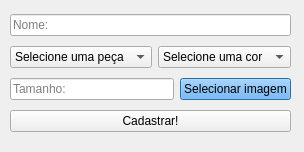
<?xml version="1.0" encoding="UTF-8"?>
<ui version="4.0">
 <class>cadastro</class>
 <widget class="QDialog" name="cadastro">
  <property name="geometry">
   <rect>
    <x>0</x>
    <y>0</y>
    <width>304</width>
    <height>152</height>
   </rect>
  </property>
  <property name="windowTitle">
   <string>Dialog</string>
  </property>
  <widget class="QWidget" name="layoutWidget">
   <property name="geometry">
    <rect>
     <x>10</x>
     <y>10</y>
     <width>281</width>
     <height>129</height>
    </rect>
   </property>
   <layout class="QVBoxLayout" name="verticalLayout">
    <item>
     <widget class="QLineEdit" name="btnNome">
      <property name="placeholderText">
       <string>Nome:</string>
      </property>
     </widget>
    </item>
    <item>
     <layout class="QHBoxLayout" name="horizontalLayout_2">
      <item>
       <widget class="QComboBox" name="btnPeca">
        <item>
         <property name="text">
          <string>Selecione uma peça</string>
         </property>
        </item>
        <item>
         <property name="text">
          <string>Camisa</string>
         </property>
        </item>
        <item>
         <property name="text">
          <string>Camiseta</string>
         </property>
        </item>
        <item>
         <property name="text">
          <string>Blusa</string>
         </property>
        </item>
        <item>
         <property name="text">
          <string>Jeans</string>
         </property>
        </item>
        <item>
         <property name="text">
          <string>Bermuda</string>
         </property>
        </item>
        <item>
         <property name="text">
          <string>Shortinho</string>
         </property>
        </item>
        <item>
         <property name="text">
          <string>Saia</string>
         </property>
        </item>
        <item>
         <property name="text">
          <string>Tenis</string>
         </property>
        </item>
        <item>
         <property name="text">
          <string>Sapatenis</string>
         </property>
        </item>
        <item>
         <property name="text">
          <string>Chinelo</string>
         </property>
        </item>
       </widget>
      </item>
      <item>
       <widget class="QComboBox" name="btnCor">
        <item>
         <property name="text">
          <string>Selecione uma cor</string>
         </property>
        </item>
        <item>
         <property name="text">
          <string>Preto</string>
         </property>
        </item>
        <item>
         <property name="text">
          <string>Branco</string>
         </property>
        </item>
        <item>
         <property name="text">
          <string>Cinza</string>
         </property>
        </item>
        <item>
         <property name="text">
          <string>Vinho</string>
         </property>
        </item>
        <item>
         <property name="text">
          <string>Vermelho</string>
         </property>
        </item>
        <item>
         <property name="text">
          <string>Azul</string>
         </property>
        </item>
        <item>
         <property name="text">
          <string>Verde</string>
         </property>
        </item>
        <item>
         <property name="text">
          <string>Marrom</string>
         </property>
        </item>
        <item>
         <property name="text">
          <string>Laranja</string>
         </property>
        </item>
       </widget>
      </item>
     </layout>
    </item>
    <item>
     <layout class="QHBoxLayout" name="horizontalLayout">
      <item>
       <widget class="QLineEdit" name="btnTamanho">
        <property name="styleSheet">
         <string notr="true"/>
        </property>
        <property name="text">
         <string/>
        </property>
        <property name="placeholderText">
         <string>Tamanho:</string>
        </property>
       </widget>
      </item>
      <item>
       <widget class="QPushButton" name="btnImagem">
        <property name="styleSheet">
         <string notr="true">background-color: rgb(85, 170, 255);</string>
        </property>
        <property name="text">
         <string>Selecionar imagem</string>
        </property>
       </widget>
      </item>
     </layout>
    </item>
    <item>
     <widget class="QPushButton" name="btnCadastrar">
      <property name="text">
       <string>Cadastrar!</string>
      </property>
     </widget>
    </item>
   </layout>
  </widget>
 </widget>
 <resources/>
 <connections/>
</ui>
